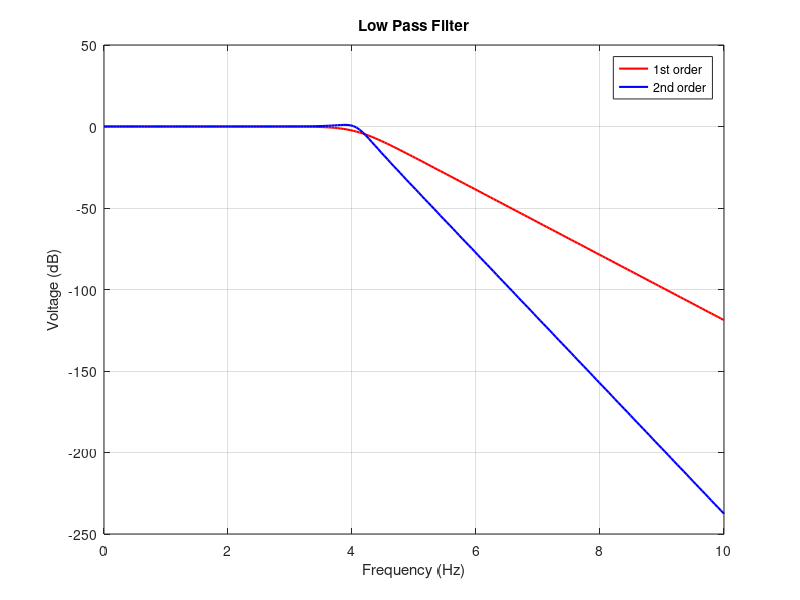

Recreate this plot in MATLAB.
%1st and 2nd Order Low Pass Filter
r1 = 12; %resistor 1
r2 = 11; %resistor 2
r3 = 12; %resistor 3
r4 = 11; %resistor 4
c = 1e-3; %capasitor
w = logspace(0,10,200); %frequency
s = 1i*w; %differential operator
w0 = 1/c*sqrt(r3*r4); %cut off frequency
Q = r2/sqrt(r3*r4);
x1 = w0; %numerator
x2 = s + w0; %denominator
x = x1./x2; %transfer function of 1st order
y1 = w0^2; %numerator
y2 = (s.^2)+((w0/Q).*s)+(w0.^2); %denominator
y = y1./y2; %transfer function of 2nd order
p1 = plot(log10(w),20*log10(abs(x)),'red','Linewidth',1.5);
hold on
p2 = plot(log10(w),20*log10(abs(y)),'blue','Linewidth',1.5);
legend([p1,p2],'1st order','2nd order')
title('Low Pass Filter')
xlabel('Frequency (Hz)')
ylabel('Voltage (dB)')
grid on